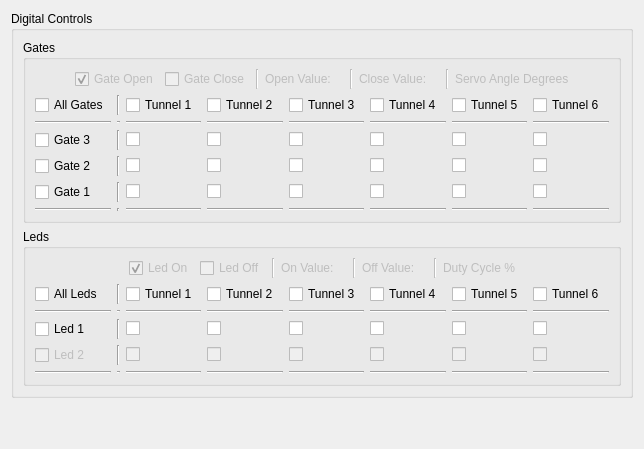
      <widget class="QWidget" name="gateLedDigitalControlTab">
       <attribute name="title">
        <string>Gate and Led Digital Controls</string>
       </attribute>
       <layout class="QVBoxLayout" name="verticalLayout_8">
        <item>
         <widget class="QGroupBox" name="digitalControlsGroupBox">
          <property name="autoFillBackground">
           <bool>false</bool>
          </property>
          <property name="title">
           <string>Digital Controls</string>
          </property>
          <layout class="QVBoxLayout" name="verticalLayout">
           <item>
            <widget class="QGroupBox" name="digitalGatesGroupBox">
             <property name="title">
              <string>Gates</string>
             </property>
             <layout class="QVBoxLayout" name="verticalLayout_5">
              <item>
               <layout class="QHBoxLayout" name="horizontalLayout">
                <item>
                 <spacer name="horizontalSpacer">
                  <property name="orientation">
                   <enum>Qt::Horizontal</enum>
                  </property>
                  <property name="sizeHint" stdset="0">
                   <size>
                    <width>40</width>
                    <height>20</height>
                   </size>
                  </property>
                 </spacer>
                </item>
                <item>
                 <widget class="QCheckBox" name="gateOpenCheckBox">
                  <property name="enabled">
                   <bool>false</bool>
                  </property>
                  <property name="text">
                   <string>Gate Open</string>
                  </property>
                  <property name="checked">
                   <bool>true</bool>
                  </property>
                 </widget>
                </item>
                <item>
                 <widget class="QCheckBox" name="gateCloseCheckBox">
                  <property name="enabled">
                   <bool>false</bool>
                  </property>
                  <property name="text">
                   <string>Gate Close</string>
                  </property>
                 </widget>
                </item>
                <item>
                 <widget class="Line" name="line_43">
                  <property name="enabled">
                   <bool>false</bool>
                  </property>
                  <property name="orientation">
                   <enum>Qt::Vertical</enum>
                  </property>
                 </widget>
                </item>
                <item>
                 <widget class="QLabel" name="gateOpenLabel">
                  <property name="enabled">
                   <bool>false</bool>
                  </property>
                  <property name="text">
                   <string>Open Value:</string>
                  </property>
                 </widget>
                </item>
                <item>
                 <widget class="QLabel" name="gateOpenValueLabel">
                  <property name="enabled">
                   <bool>false</bool>
                  </property>
                  <property name="text">
                   <string/>
                  </property>
                 </widget>
                </item>
                <item>
                 <widget class="Line" name="line_44">
                  <property name="enabled">
                   <bool>false</bool>
                  </property>
                  <property name="orientation">
                   <enum>Qt::Vertical</enum>
                  </property>
                 </widget>
                </item>
                <item>
                 <widget class="QLabel" name="gateCloseLabel">
                  <property name="enabled">
                   <bool>false</bool>
                  </property>
                  <property name="text">
                   <string>Close Value:</string>
                  </property>
                 </widget>
                </item>
                <item>
                 <widget class="QLabel" name="gateCloseValueLabel">
                  <property name="enabled">
                   <bool>false</bool>
                  </property>
                  <property name="text">
                   <string/>
                  </property>
                 </widget>
                </item>
                <item>
                 <widget class="Line" name="line_45">
                  <property name="enabled">
                   <bool>false</bool>
                  </property>
                  <property name="orientation">
                   <enum>Qt::Vertical</enum>
                  </property>
                 </widget>
                </item>
                <item>
                 <widget class="QLabel" name="digitalServoAngleDegreesLabel">
                  <property name="enabled">
                   <bool>false</bool>
                  </property>
                  <property name="text">
                   <string>Servo Angle Degrees</string>
                  </property>
                 </widget>
                </item>
                <item>
                 <spacer name="horizontalSpacer_3">
                  <property name="orientation">
                   <enum>Qt::Horizontal</enum>
                  </property>
                  <property name="sizeHint" stdset="0">
                   <size>
                    <width>40</width>
                    <height>20</height>
                   </size>
                  </property>
                 </spacer>
                </item>
               </layout>
              </item>
              <item>
               <layout class="QGridLayout" name="gridLayout">
                <item row="6" column="0">
                 <widget class="Line" name="line_3">
                  <property name="orientation">
                   <enum>Qt::Horizontal</enum>
                  </property>
                 </widget>
                </item>
                <item row="6" column="5">
                 <widget class="Line" name="line_5">
                  <property name="orientation">
                   <enum>Qt::Horizontal</enum>
                  </property>
                 </widget>
                </item>
                <item row="6" column="2">
                 <widget class="Line" name="line">
                  <property name="orientation">
                   <enum>Qt::Horizontal</enum>
                  </property>
                 </widget>
                </item>
                <item row="6" column="3">
                 <widget class="Line" name="line_2">
                  <property name="orientation">
                   <enum>Qt::Horizontal</enum>
                  </property>
                 </widget>
                </item>
                <item row="1" column="0">
                 <widget class="QCheckBox" name="tagaCheckBox">
                  <property name="text">
                   <string>All Gates</string>
                  </property>
                 </widget>
                </item>
                <item row="6" column="1">
                 <widget class="Line" name="line_12">
                  <property name="orientation">
                   <enum>Qt::Vertical</enum>
                  </property>
                 </widget>
                </item>
                <item row="5" column="6">
                 <widget class="QCheckBox" name="t4g0CheckBox">
                  <property name="text">
                   <string/>
                  </property>
                 </widget>
                </item>
                <item row="4" column="7">
                 <widget class="QCheckBox" name="t5g1CheckBox">
                  <property name="text">
                   <string/>
                  </property>
                 </widget>
                </item>
                <item row="6" column="4">
                 <widget class="Line" name="line_4">
                  <property name="orientation">
                   <enum>Qt::Horizontal</enum>
                  </property>
                 </widget>
                </item>
                <item row="3" column="0">
                 <widget class="QCheckBox" name="tag2CheckBox">
                  <property name="text">
                   <string>Gate 3</string>
                  </property>
                 </widget>
                </item>
                <item row="5" column="1">
                 <widget class="Line" name="line_11">
                  <property name="orientation">
                   <enum>Qt::Vertical</enum>
                  </property>
                 </widget>
                </item>
                <item row="4" column="6">
                 <widget class="QCheckBox" name="t4g1CheckBox">
                  <property name="text">
                   <string/>
                  </property>
                 </widget>
                </item>
                <item row="5" column="2">
                 <widget class="QCheckBox" name="t0g0CheckBox">
                  <property name="text">
                   <string/>
                  </property>
                 </widget>
                </item>
                <item row="1" column="2">
                 <widget class="QCheckBox" name="t0gaCheckBox">
                  <property name="text">
                   <string>Tunnel 1</string>
                  </property>
                 </widget>
                </item>
                <item row="4" column="2">
                 <widget class="QCheckBox" name="t0g1CheckBox">
                  <property name="text">
                   <string/>
                  </property>
                 </widget>
                </item>
                <item row="3" column="7">
                 <widget class="QCheckBox" name="t5g2CheckBox">
                  <property name="text">
                   <string/>
                  </property>
                 </widget>
                </item>
                <item row="3" column="1">
                 <widget class="Line" name="line_9">
                  <property name="orientation">
                   <enum>Qt::Vertical</enum>
                  </property>
                 </widget>
                </item>
                <item row="3" column="5">
                 <widget class="QCheckBox" name="t3g2CheckBox">
                  <property name="text">
                   <string/>
                  </property>
                 </widget>
                </item>
                <item row="5" column="4">
                 <widget class="QCheckBox" name="t2g0CheckBox">
                  <property name="text">
                   <string/>
                  </property>
                 </widget>
                </item>
                <item row="5" column="5">
                 <widget class="QCheckBox" name="t3g0CheckBox">
                  <property name="text">
                   <string/>
                  </property>
                 </widget>
                </item>
                <item row="4" column="1">
                 <widget class="Line" name="line_10">
                  <property name="orientation">
                   <enum>Qt::Vertical</enum>
                  </property>
                 </widget>
                </item>
                <item row="4" column="5">
                 <widget class="QCheckBox" name="t3g1CheckBox">
                  <property name="text">
                   <string/>
                  </property>
                 </widget>
                </item>
                <item row="1" column="5">
                 <widget class="QCheckBox" name="t3gaCheckBox">
                  <property name="text">
                   <string>Tunnel 4</string>
                  </property>
                 </widget>
                </item>
                <item row="4" column="0">
                 <widget class="QCheckBox" name="tag1CheckBox">
                  <property name="text">
                   <string>Gate 2</string>
                  </property>
                 </widget>
                </item>
                <item row="5" column="0">
                 <widget class="QCheckBox" name="tag0CheckBox">
                  <property name="text">
                   <string>Gate 1</string>
                  </property>
                 </widget>
                </item>
                <item row="1" column="3">
                 <widget class="QCheckBox" name="t1gaCheckBox">
                  <property name="text">
                   <string>Tunnel 2</string>
                  </property>
                 </widget>
                </item>
                <item row="3" column="6">
                 <widget class="QCheckBox" name="t4g2CheckBox">
                  <property name="text">
                   <string/>
                  </property>
                 </widget>
                </item>
                <item row="3" column="2">
                 <widget class="QCheckBox" name="t0g2CheckBox">
                  <property name="text">
                   <string/>
                  </property>
                 </widget>
                </item>
                <item row="4" column="3">
                 <widget class="QCheckBox" name="t1g1CheckBox">
                  <property name="text">
                   <string/>
                  </property>
                 </widget>
                </item>
                <item row="1" column="7">
                 <widget class="QCheckBox" name="t5gaCheckBox">
                  <property name="text">
                   <string>Tunnel 6</string>
                  </property>
                 </widget>
                </item>
                <item row="1" column="1">
                 <widget class="Line" name="line_8">
                  <property name="orientation">
                   <enum>Qt::Vertical</enum>
                  </property>
                 </widget>
                </item>
                <item row="6" column="7">
                 <widget class="Line" name="line_7">
                  <property name="orientation">
                   <enum>Qt::Horizontal</enum>
                  </property>
                 </widget>
                </item>
                <item row="4" column="4">
                 <widget class="QCheckBox" name="t2g1CheckBox">
                  <property name="text">
                   <string/>
                  </property>
                 </widget>
                </item>
                <item row="5" column="3">
                 <widget class="QCheckBox" name="t1g0CheckBox">
                  <property name="text">
                   <string/>
                  </property>
                 </widget>
                </item>
                <item row="6" column="6">
                 <widget class="Line" name="line_6">
                  <property name="orientation">
                   <enum>Qt::Horizontal</enum>
                  </property>
                 </widget>
                </item>
                <item row="3" column="4">
                 <widget class="QCheckBox" name="t2g2CheckBox">
                  <property name="text">
                   <string/>
                  </property>
                 </widget>
                </item>
                <item row="5" column="7">
                 <widget class="QCheckBox" name="t5g0CheckBox">
                  <property name="text">
                   <string/>
                  </property>
                 </widget>
                </item>
                <item row="2" column="2">
                 <widget class="Line" name="line_14">
                  <property name="orientation">
                   <enum>Qt::Horizontal</enum>
                  </property>
                 </widget>
                </item>
                <item row="2" column="3">
                 <widget class="Line" name="line_15">
                  <property name="orientation">
                   <enum>Qt::Horizontal</enum>
                  </property>
                 </widget>
                </item>
                <item row="2" column="4">
                 <widget class="Line" name="line_16">
                  <property name="orientation">
                   <enum>Qt::Horizontal</enum>
                  </property>
                 </widget>
                </item>
                <item row="2" column="5">
                 <widget class="Line" name="line_17">
                  <property name="orientation">
                   <enum>Qt::Horizontal</enum>
                  </property>
                 </widget>
                </item>
                <item row="2" column="6">
                 <widget class="Line" name="line_18">
                  <property name="orientation">
                   <enum>Qt::Horizontal</enum>
                  </property>
                 </widget>
                </item>
                <item row="2" column="7">
                 <widget class="Line" name="line_19">
                  <property name="orientation">
                   <enum>Qt::Horizontal</enum>
                  </property>
                 </widget>
                </item>
                <item row="3" column="3">
                 <widget class="QCheckBox" name="t1g2CheckBox">
                  <property name="text">
                   <string/>
                  </property>
                 </widget>
                </item>
                <item row="2" column="0">
                 <widget class="Line" name="line_20">
                  <property name="orientation">
                   <enum>Qt::Horizontal</enum>
                  </property>
                 </widget>
                </item>
                <item row="2" column="1">
                 <widget class="Line" name="line_25">
                  <property name="orientation">
                   <enum>Qt::Horizontal</enum>
                  </property>
                 </widget>
                </item>
                <item row="1" column="4">
                 <widget class="QCheckBox" name="t2gaCheckBox">
                  <property name="text">
                   <string>Tunnel 3</string>
                  </property>
                 </widget>
                </item>
                <item row="1" column="6">
                 <widget class="QCheckBox" name="t4gaCheckBox">
                  <property name="text">
                   <string>Tunnel 5</string>
                  </property>
                 </widget>
                </item>
               </layout>
              </item>
             </layout>
            </widget>
           </item>
           <item>
            <widget class="QGroupBox" name="digitalLedsGroupBox">
             <property name="title">
              <string>Leds</string>
             </property>
             <layout class="QVBoxLayout" name="verticalLayout_7">
              <item>
               <layout class="QHBoxLayout" name="horizontalLayout_3">
                <item>
                 <spacer name="horizontalSpacer_4">
                  <property name="orientation">
                   <enum>Qt::Horizontal</enum>
                  </property>
                  <property name="sizeHint" stdset="0">
                   <size>
                    <width>40</width>
                    <height>20</height>
                   </size>
                  </property>
                 </spacer>
                </item>
                <item>
                 <widget class="QCheckBox" name="ledOnCheckBox">
                  <property name="enabled">
                   <bool>false</bool>
                  </property>
                  <property name="text">
                   <string>Led On</string>
                  </property>
                  <property name="checked">
                   <bool>true</bool>
                  </property>
                 </widget>
                </item>
                <item>
                 <widget class="QCheckBox" name="ledOffCheckBox">
                  <property name="enabled">
                   <bool>false</bool>
                  </property>
                  <property name="text">
                   <string>Led Off</string>
                  </property>
                 </widget>
                </item>
                <item>
                 <widget class="Line" name="line_40">
                  <property name="enabled">
                   <bool>false</bool>
                  </property>
                  <property name="orientation">
                   <enum>Qt::Vertical</enum>
                  </property>
                 </widget>
                </item>
                <item>
                 <widget class="QLabel" name="ledOnLabel">
                  <property name="enabled">
                   <bool>false</bool>
                  </property>
                  <property name="text">
                   <string>On Value:</string>
                  </property>
                 </widget>
                </item>
                <item>
                 <widget class="QLabel" name="ledOnValueLabel">
                  <property name="enabled">
                   <bool>false</bool>
                  </property>
                  <property name="text">
                   <string/>
                  </property>
                 </widget>
                </item>
                <item>
                 <widget class="Line" name="line_41">
                  <property name="enabled">
                   <bool>false</bool>
                  </property>
                  <property name="orientation">
                   <enum>Qt::Vertical</enum>
                  </property>
                 </widget>
                </item>
                <item>
                 <widget class="QLabel" name="ledOffLabel">
                  <property name="enabled">
                   <bool>false</bool>
                  </property>
                  <property name="text">
                   <string>Off Value:</string>
                  </property>
                 </widget>
                </item>
                <item>
                 <widget class="QLabel" name="ledOffValueLabel">
                  <property name="enabled">
                   <bool>false</bool>
                  </property>
                  <property name="text">
                   <string/>
                  </property>
                 </widget>
                </item>
                <item>
                 <widget class="Line" name="line_42">
                  <property name="enabled">
                   <bool>false</bool>
                  </property>
                  <property name="orientation">
                   <enum>Qt::Vertical</enum>
                  </property>
                 </widget>
                </item>
                <item>
                 <widget class="QLabel" name="digitalDutyCycleLabel">
                  <property name="enabled">
                   <bool>false</bool>
                  </property>
                  <property name="text">
                   <string>Duty Cycle %</string>
                  </property>
                 </widget>
                </item>
                <item>
                 <spacer name="horizontalSpacer_5">
                  <property name="orientation">
                   <enum>Qt::Horizontal</enum>
                  </property>
                  <property name="sizeHint" stdset="0">
                   <size>
                    <width>40</width>
                    <height>20</height>
                   </size>
                  </property>
                 </spacer>
                </item>
               </layout>
              </item>
              <item>
               <layout class="QGridLayout" name="gridLayout_2">
                <item row="2" column="8">
                 <widget class="QCheckBox" name="t1l0CheckBox">
                  <property name="text">
                   <string/>
                  </property>
                 </widget>
                </item>
                <item row="0" column="10">
                 <widget class="QCheckBox" name="t3laCheckBox">
                  <property name="text">
                   <string>Tunnel 4</string>
                  </property>
                 </widget>
                </item>
                <item row="3" column="10">
                 <widget class="QCheckBox" name="t3l1CheckBox">
                  <property name="enabled">
                   <bool>false</bool>
                  </property>
                  <property name="text">
                   <string/>
                  </property>
                 </widget>
                </item>
                <item row="3" column="7">
                 <widget class="QCheckBox" name="t0l1CheckBox">
                  <property name="enabled">
                   <bool>false</bool>
                  </property>
                  <property name="text">
                   <string/>
                  </property>
                 </widget>
                </item>
                <item row="4" column="7">
                 <widget class="Line" name="line_32">
                  <property name="orientation">
                   <enum>Qt::Horizontal</enum>
                  </property>
                 </widget>
                </item>
                <item row="2" column="9">
                 <widget class="QCheckBox" name="t2l0CheckBox">
                  <property name="text">
                   <string/>
                  </property>
                 </widget>
                </item>
                <item row="1" column="10">
                 <widget class="Line" name="line_28">
                  <property name="orientation">
                   <enum>Qt::Horizontal</enum>
                  </property>
                 </widget>
                </item>
                <item row="1" column="12">
                 <widget class="Line" name="line_30">
                  <property name="orientation">
                   <enum>Qt::Horizontal</enum>
                  </property>
                 </widget>
                </item>
                <item row="3" column="9">
                 <widget class="QCheckBox" name="t2l1CheckBox">
                  <property name="enabled">
                   <bool>false</bool>
                  </property>
                  <property name="text">
                   <string/>
                  </property>
                 </widget>
                </item>
                <item row="2" column="10">
                 <widget class="QCheckBox" name="t3l0CheckBox">
                  <property name="text">
                   <string/>
                  </property>
                 </widget>
                </item>
                <item row="0" column="7">
                 <widget class="QCheckBox" name="t0laCheckBox">
                  <property name="text">
                   <string>Tunnel 1</string>
                  </property>
                 </widget>
                </item>
                <item row="3" column="8">
                 <widget class="QCheckBox" name="t1l1CheckBox">
                  <property name="enabled">
                   <bool>false</bool>
                  </property>
                  <property name="text">
                   <string/>
                  </property>
                 </widget>
                </item>
                <item row="2" column="11">
                 <widget class="QCheckBox" name="t4l0CheckBox">
                  <property name="text">
                   <string/>
                  </property>
                 </widget>
                </item>
                <item row="3" column="12">
                 <widget class="QCheckBox" name="t5l1CheckBox">
                  <property name="enabled">
                   <bool>false</bool>
                  </property>
                  <property name="text">
                   <string/>
                  </property>
                 </widget>
                </item>
                <item row="2" column="12">
                 <widget class="QCheckBox" name="t5l0CheckBox">
                  <property name="text">
                   <string/>
                  </property>
                 </widget>
                </item>
                <item row="3" column="11">
                 <widget class="QCheckBox" name="t4l1CheckBox">
                  <property name="enabled">
                   <bool>false</bool>
                  </property>
                  <property name="text">
                   <string/>
                  </property>
                 </widget>
                </item>
                <item row="3" column="5">
                 <widget class="QCheckBox" name="tal1CheckBox">
                  <property name="enabled">
                   <bool>false</bool>
                  </property>
                  <property name="text">
                   <string>Led 2</string>
                  </property>
                 </widget>
                </item>
                <item row="2" column="5">
                 <widget class="QCheckBox" name="tal0CheckBox">
                  <property name="text">
                   <string>Led 1</string>
                  </property>
                 </widget>
                </item>
                <item row="0" column="8">
                 <widget class="QCheckBox" name="t1laCheckBox">
                  <property name="text">
                   <string>Tunnel 2</string>
                  </property>
                 </widget>
                </item>
                <item row="0" column="12">
                 <widget class="QCheckBox" name="t5laCheckBox">
                  <property name="text">
                   <string>Tunnel 6</string>
                  </property>
                 </widget>
                </item>
                <item row="0" column="11">
                 <widget class="QCheckBox" name="t4laCheckBox">
                  <property name="text">
                   <string>Tunnel 5</string>
                  </property>
                 </widget>
                </item>
                <item row="0" column="9">
                 <widget class="QCheckBox" name="t2laCheckBox">
                  <property name="text">
                   <string>Tunnel 3</string>
                  </property>
                 </widget>
                </item>
                <item row="2" column="7">
                 <widget class="QCheckBox" name="t0l0CheckBox">
                  <property name="text">
                   <string/>
                  </property>
                 </widget>
                </item>
                <item row="1" column="9">
                 <widget class="Line" name="line_27">
                  <property name="orientation">
                   <enum>Qt::Horizontal</enum>
                  </property>
                 </widget>
                </item>
                <item row="4" column="10">
                 <widget class="Line" name="line_22">
                  <property name="orientation">
                   <enum>Qt::Horizontal</enum>
                  </property>
                 </widget>
                </item>
                <item row="1" column="11">
                 <widget class="Line" name="line_29">
                  <property name="orientation">
                   <enum>Qt::Horizontal</enum>
                  </property>
                 </widget>
                </item>
                <item row="1" column="8">
                 <widget class="Line" name="line_26">
                  <property name="orientation">
                   <enum>Qt::Horizontal</enum>
                  </property>
                 </widget>
                </item>
                <item row="1" column="7">
                 <widget class="Line" name="line_24">
                  <property name="orientation">
                   <enum>Qt::Horizontal</enum>
                  </property>
                 </widget>
                </item>
                <item row="4" column="5">
                 <widget class="Line" name="line_31">
                  <property name="orientation">
                   <enum>Qt::Horizontal</enum>
                  </property>
                 </widget>
                </item>
                <item row="4" column="11">
                 <widget class="Line" name="line_33">
                  <property name="orientation">
                   <enum>Qt::Horizontal</enum>
                  </property>
                 </widget>
                </item>
                <item row="4" column="12">
                 <widget class="Line" name="line_34">
                  <property name="orientation">
                   <enum>Qt::Horizontal</enum>
                  </property>
                 </widget>
                </item>
                <item row="4" column="9">
                 <widget class="Line" name="line_21">
                  <property name="orientation">
                   <enum>Qt::Horizontal</enum>
                  </property>
                 </widget>
                </item>
                <item row="0" column="5">
                 <widget class="QCheckBox" name="talaCheckBox">
                  <property name="text">
                   <string>All Leds</string>
                  </property>
                 </widget>
                </item>
                <item row="1" column="5">
                 <widget class="Line" name="line_23">
                  <property name="orientation">
                   <enum>Qt::Horizontal</enum>
                  </property>
                 </widget>
                </item>
                <item row="4" column="8">
                 <widget class="Line" name="line_13">
                  <property name="orientation">
                   <enum>Qt::Horizontal</enum>
                  </property>
                 </widget>
                </item>
                <item row="0" column="6">
                 <widget class="Line" name="line_35">
                  <property name="orientation">
                   <enum>Qt::Vertical</enum>
                  </property>
                 </widget>
                </item>
                <item row="2" column="6">
                 <widget class="Line" name="line_36">
                  <property name="orientation">
                   <enum>Qt::Vertical</enum>
                  </property>
                 </widget>
                </item>
                <item row="3" column="6">
                 <widget class="Line" name="line_37">
                  <property name="orientation">
                   <enum>Qt::Vertical</enum>
                  </property>
                 </widget>
                </item>
                <item row="1" column="6">
                 <widget class="Line" name="line_38">
                  <property name="orientation">
                   <enum>Qt::Horizontal</enum>
                  </property>
                 </widget>
                </item>
                <item row="4" column="6">
                 <widget class="Line" name="line_39">
                  <property name="orientation">
                   <enum>Qt::Horizontal</enum>
                  </property>
                 </widget>
                </item>
               </layout>
              </item>
             </layout>
            </widget>
           </item>
          </layout>
         </widget>
        </item>
        <item>
         <spacer name="verticalSpacer_2">
          <property name="orientation">
           <enum>Qt::Vertical</enum>
          </property>
          <property name="sizeHint" stdset="0">
           <size>
            <width>20</width>
            <height>40</height>
           </size>
          </property>
         </spacer>
        </item>
       </layout>
      </widget>
